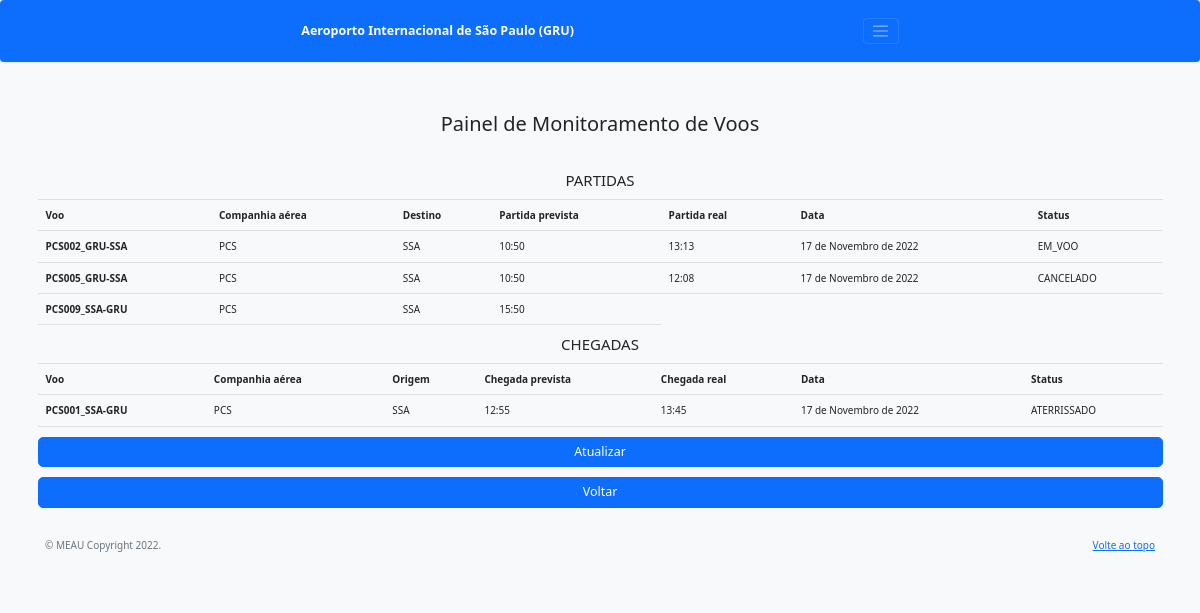
The app's page /painel/, older data.
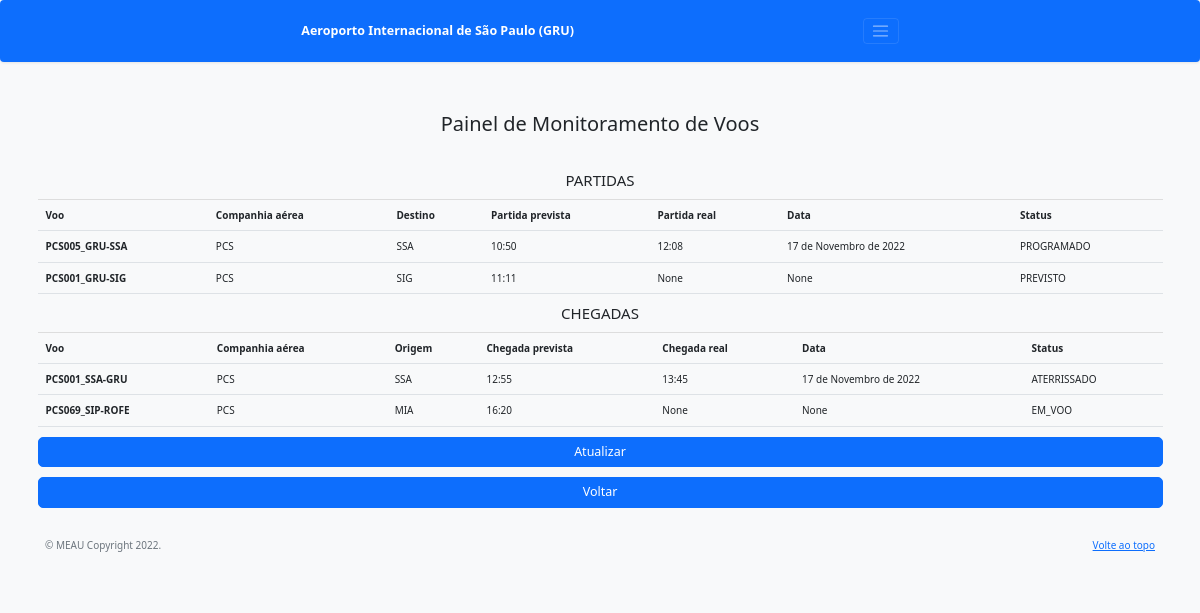
The same page, newer data.
### book/models.py (models this page shows, shortened)
class Voo(models.Model):
    id = models.AutoField(primary_key=True)
    codigoVoo = models.CharField(max_length=14, unique=True)
    companhia = models.CharField(max_length=20)
    origem = models.CharField(max_length=30)
    destino = models.CharField(max_length=30)
    horarioProgramado = models.TimeField()
    class Meta:
        db_table = 'voo'

class Historico(models.Model):
    class Status(models.TextChoices):
            PREVISTO = 'PREVISTO'
            EMBARCANDO = 'EMBARCANDO'
            CANCELADO = 'CANCELADO'
            PROGRAMADO = 'PROGRAMADO'
            TAXIANDO = 'TAXIANDO'
            PRONTO = 'PRONTO'
            AUTORIZADO = 'AUTORIZADO'
            EM_VOO = 'EM_VOO'
            ATERRISSADO = 'ATERRISSADO'
    id = models.AutoField(primary_key=True)
    voo  = models.ForeignKey(Voo, on_delete=models.CASCADE)
    data = models.DateField()
    horarioReal = models.TimeField()
    status = models.CharField(choices=Status.choices, max_length=30)
    class Meta:
        db_table = 'historico'

### book/views.py (the view)
# urls.py: path('painel/', views.painel),
def painel(request):
    historicos = Historico.objects.all()
    voos = Voo.objects.all()
    return render(request, "painel.html", {'voos': voos,'historicos': historicos})

### template/painel.html (shortened to what the changed rows need)
<!doctype html>
<html lang="pt-br">
<head>
        <link href="//maxcdn.bootstrapcdn.com/bootstrap/3.3.0/css/bootstrap.min.css" rel="stylesheet" id="bootstrap-css">
        <link href="../static/atualizar.css" rel="stylesheet">
    <link href="../static/css/bootstrap.min.css" rel="stylesheet">
    <link href="../static/js/form-validation.js" rel="stylesheet">
</head>
<body class="bg-light">
    <div class="container">
        <main>
            <div class="py-5 text-center">
                <h2>Painel de Monitoramento de Voos</h2>
            </div>
            <table class="table">
                  <tr>
                    <th scope="col">Voo</th>
                    <th scope="col">Companhia aérea</th>
                    <th scope="col">Destino</th>
                    <th scope="col">Partida prevista</th>
                    <th scope="col">Partida real</th>
                    <th scope="col">Data</th>
                    <th scope="col">Status</th>
                  </tr>
                {% for x in voos %}
                    {% if x.origem == 'GRU' %}
                        <tr>
                            <th scope="row">{{ x.codigoVoo }}</th>
                            <td>{{ x.companhia }}</td>
                            <td>{{ x.destino }}</td>
                            <td>{{ x.horarioProgramado}}</td>
                            {% for h in historicos %}
                                {% if x.codigoVoo == h.voo.codigoVoo %}
                                    <td>{{h.horarioReal}}</td>
                                    <td>{{h.data}}</td>
                                    <td>{{h.status}}</td>
                                {% endif %}
                            {% endfor %}
                        </tr>
                    {% endif %}
                {% endfor %}
              </table>
              <table class="table">
                <tr>
                    <th scope="col">Voo</th>
                    <th scope="col">Companhia aérea</th>
                    <th scope="col">Origem</th>
                    <th scope="col">Chegada prevista</th>
                    <th scope="col">Chegada real</th>
                    <th scope="col">Data</th>
                    <th scope="col">Status</th>
                </tr>
              {% for x in voos %}
                  {% if x.destino == 'GRU' %}
                      <tr>
                          <th scope="row">{{ x.codigoVoo }}</th>
                          <td>{{ x.companhia }}</td>
                          <td>{{ x.origem }}</td>
                          <td>{{ x.horarioProgramado}}</td>
                          {% for h in historicos %}
                                {% if x.codigoVoo == h.voo.codigoVoo %}
                                    <td>{{h.horarioReal}}</td>
                                    <td>{{h.data}}</td>
                                    <td>{{h.status}}</td>
                                {% endif %}
                            {% endfor %}
                        </tr>
                  {% endif %}
                {% endfor %}
            </table>
        </main>
    </div>
</body>
</html>

Row changes from the older to the newer data that the page shows:
removed Voo: codigoVoo "PCS002_GRU-SSA", companhia "PCS", destino "SSA", horarioProgramado "10:50", shown under "PARTIDAS"
removed Historico: horarioReal "13:13", data "17 de Novembro de 2022", status "EM_VOO", shown under "PCS002_GRU-SSA"
removed Voo: codigoVoo "PCS009_SSA-GRU", companhia "PCS", destino "SSA", horarioProgramado "15:50", shown under "PARTIDAS"
changed Historico: status "CANCELADO" → "PROGRAMADO"
added Voo: codigoVoo "PCS001_GRU-SIG", companhia "PCS", destino "SIG", horarioProgramado "11:11", shown under "PARTIDAS"
added Historico: horarioReal "None", data "None", status "PREVISTO", shown under "PCS001_GRU-SIG"
added Voo: codigoVoo "PCS069_SIP-ROFE", companhia "PCS", origem "MIA", horarioProgramado "16:20", shown under "CHEGADAS"
added Historico: horarioReal "None", data "None", status "EM_VOO", shown under "PCS069_SIP-ROFE"
